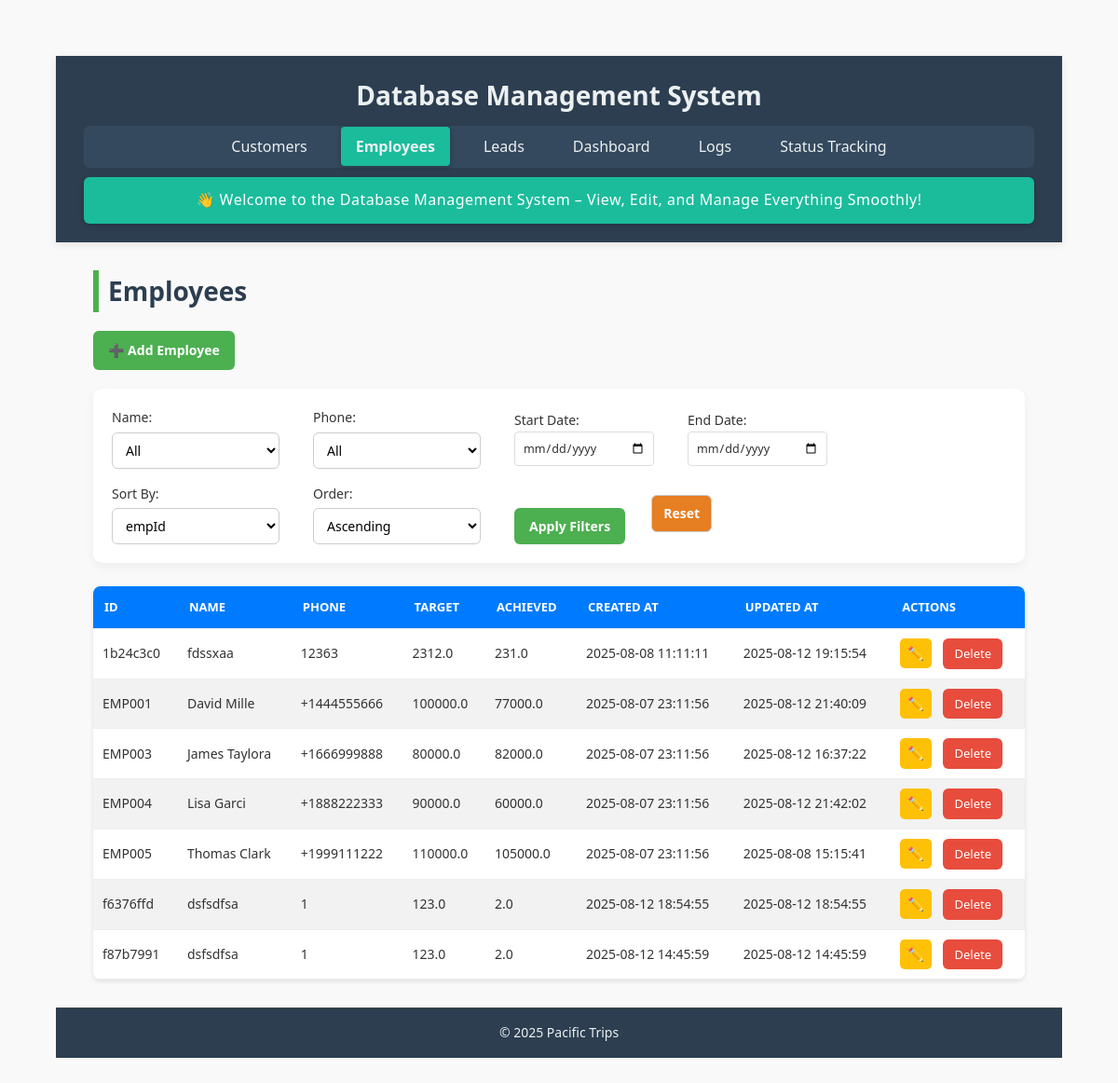
Page /employees on the earlier database version.
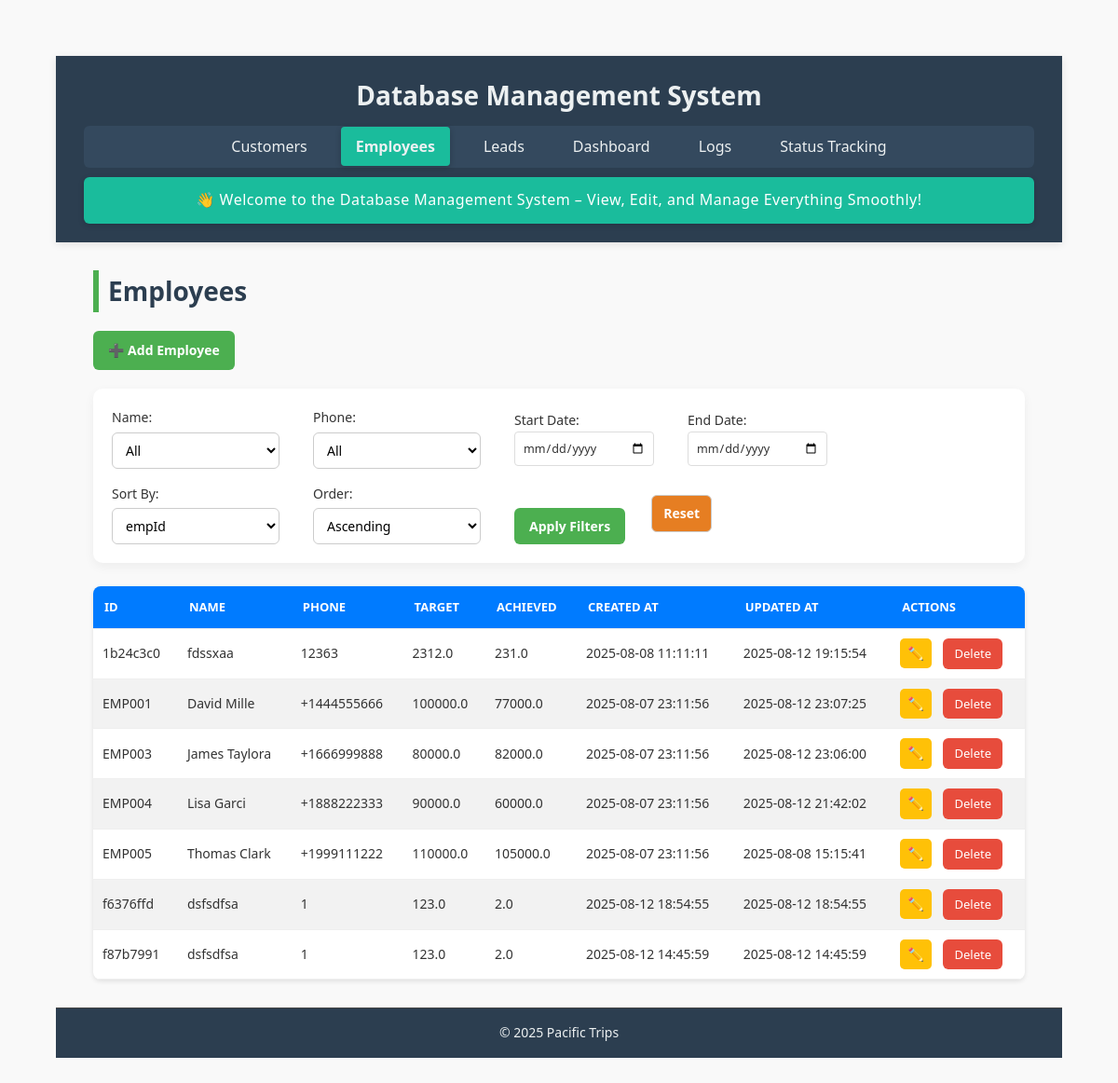
Same page on the later database version.
### tables this page shows
CREATE TABLE employees (
    empId TEXT PRIMARY KEY,
    empName TEXT NOT NULL,
    phoneNo TEXT,
    targetAmount REAL NOT NULL CHECK (targetAmount >= 0),
    achievedAmount REAL NOT NULL CHECK (achievedAmount >= 0),
    createdAt TEXT DEFAULT CURRENT_TIMESTAMP,
    updatedAt TEXT DEFAULT CURRENT_TIMESTAMP
);

### app.py (the view)
@app.route('/employees')
def employees():
    filters = {
        'empName': request.args.get('empName', ''),
        'phoneNo': request.args.get('phoneNo', ''),
        'start_date': request.args.get('start_date', ''),
        'end_date': request.args.get('end_date', '')
    }
    sort_by = request.args.get('sort_by', 'empId')
    sort_order = request.args.get('sort_order', 'asc')
    query = "SELECT * FROM employees WHERE 1=1"
    params = []
    for col in ['empName', 'phoneNo']:
        val = filters[col]
        if val:
            query += f" AND {col} = ?"
            params.append(val)
    if filters['start_date']:
        query += " AND DATE(createdAt) >= ?"
        params.append(filters['start_date'])
    if filters['end_date']:
        query += " AND DATE(createdAt) <= ?"
        params.append(filters['end_date'])
    query += f" ORDER BY {sort_by} {sort_order.upper()}"
    with closing(get_db_connection()) as conn:
        with closing(conn.cursor()) as cursor:
            cursor.execute(query, params)
            employees = cursor.fetchall()
            column_values = {
                'empName': [row['empName'] for row in conn.execute("SELECT DISTINCT empName FROM employees")],
                'phoneNo': [row['phoneNo'] for row in conn.execute("SELECT DISTINCT phoneNo FROM employees")]
            }
    return render_template('employees.html',
                         employees=employees,
                         filters=filters,
                         sort_by=sort_by,
                         sort_order=sort_order,
                         column_values=column_values)

### app.py (called while the page is built)
def get_db_connection():
    conn = sqlite3.connect(DATABASE, timeout=10)
    conn.row_factory = sqlite3.Row
    conn.execute("PRAGMA journal_mode=WAL")
    return conn

### templates/employees.html (shortened to what this page needs)
{% extends "base.html" %}
{% block content %}
<h2>Employees</h2>
<div class="button-group">
    <a href="{{ url_for('add_employee') }}" class="btn">➕ Add Employee</a>
</div>
<form method="GET" action="{{ url_for('employees') }}" class="filter-form">
    <label>Name:
        <select name="empName">
            <option value="">All</option>
        </select>
    </label>
    <label>Phone:
        <select name="phoneNo">
            <option value="">All</option>
        </select>
    </label>
    <label>Start Date:
        <input type="date" name="start_date" value="{{ filters.start_date }}">
    </label>
    <label>End Date:
        <input type="date" name="end_date" value="{{ filters.end_date }}">
    </label>
    <label>Sort By:
        <select name="sort_by">
            {% for col in ['empId', 'empName', 'targetAmount', 'achievedAmount', 'createdAt', 'updatedAt'] %}
            <option value="{{ col }}" {% if sort_by == col %}selected{% endif %}>{{ col }}</option>
            {% endfor %}
        </select>
    </label>
    <label>Order:
        <select name="sort_order">
            <option value="asc" {% if sort_order == 'asc' %}selected{% endif %}>Ascending</option>
        </select>
    </label>
    <button type="submit" class="btn">Apply Filters</button>
    <a href="{{ url_for('employees') }}" class="btn danger">Reset</a>
</form>
<table>
    <thead>
        <tr>
            <th>ID</th>
            <th>Name</th>
            <th>Phone</th>
            <th>Target</th>
            <th>Achieved</th>
            <th>Created At</th>
            <th>Updated At</th>
            <th>Actions</th>
        </tr>
    </thead>
    <tbody>
        {% for employee in employees %}
        <tr>
            <td>{{ employee.empId }}</td>
            <td>{{ employee.empName }}</td>
            <td>{{ employee.phoneNo or '' }}</td>
            <td>{{ employee.targetAmount }}</td>
            <td>{{ employee.achievedAmount }}</td>
            <td>{{ employee.createdAt }}</td>
            <td>{{ employee.updatedAt }}</td>
            <td>
                <a href="{{ url_for('edit_employee', emp_id=employee.empId) }}" class="btn small">✏️</a>
                <a href="{{ url_for('delete_employee', emp_id=employee.empId) }}" class="btn-delete"
                   onclick="return confirm('Delete this employee?')">Delete</a>
            </td>
        </tr>
        {% endfor %}
    </tbody>
</table>
{% endblock %}

Differences in the rows shown:
changed employees "EMP001": updatedAt "2025-08-12 21:40:09" → "2025-08-12 23:07:25"
changed employees "EMP003": updatedAt "2025-08-12 16:37:22" → "2025-08-12 23:06:00"
